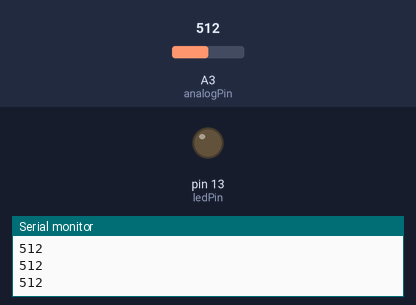
A sketch run on a simulated Arduino Uno, built with avr-gcc and run on an emulated ATmega328P. Shown: output pins drawn as LEDs (lit = HIGH), the last lines printed to the serial monitor. The test bench sets the inputs (shaded band); at power-on: A3 (analogPin) = 512.

Above: at 1.2 s.
1.3 s: A3 (analogPin) set to 990
2.8 s: A3 (analogPin) set to 1014
At 3.6 s:
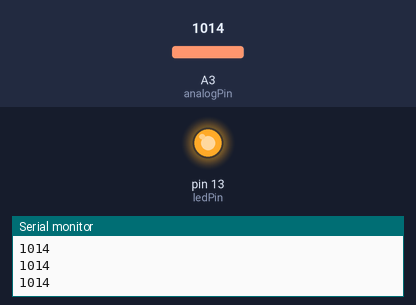
4.3 s: A3 (analogPin) set to 900
At 4.9 s:
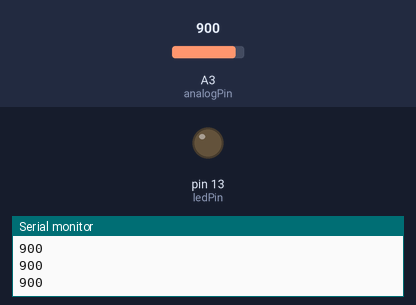
5.8 s: A3 (analogPin) set to 1023
At 6.3 s:
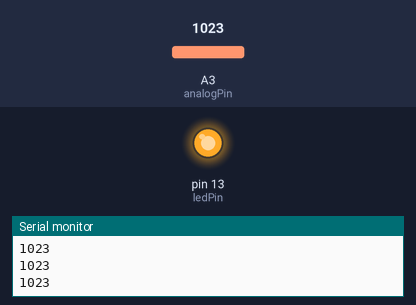
Timing chart, 0 to 8.3 s (numbered marks = the images above; inputs shaded):
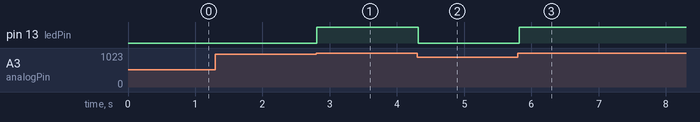

Measured:
- the behaviour switches between 1003 and 1004 on A3 (analogPin) (found by bisection; images 0 and 1)
- after the input at 2.8 s, pin 13 (ledPin): LOW → HIGH at once
- after the input at 4.3 s, pin 13 (ledPin): HIGH → LOW at once
- after the input at 5.8 s, pin 13 (ledPin): LOW → HIGH at once

The sketch:

sensor_optico_reflexivo_tcrt_5000_analogica.ino
```cpp
int ledPin = 13;
int analogPin = 3;
int valor = 0;

void setup() {

  Serial.begin(9600);
  pinMode(ledPin, OUTPUT);

}

void loop() {

  valor = analogRead(analogPin); // Guarda na variável a leitura analógica do pino do sensor

  int brightness = map(valor, 990, 1016, 0, 255);  // Mapeia o valor do sensor para o intervalo de 0 a 255 - Mais luminosidade -> Mais próximo de 900 -> Reflete bem

  Serial.println(valor); // Printa no serial monitor o valor

  analogWrite(ledPin, brightness);   // Define a intensidade do LED com base no valor do sensor

  delay(100);

}
```
